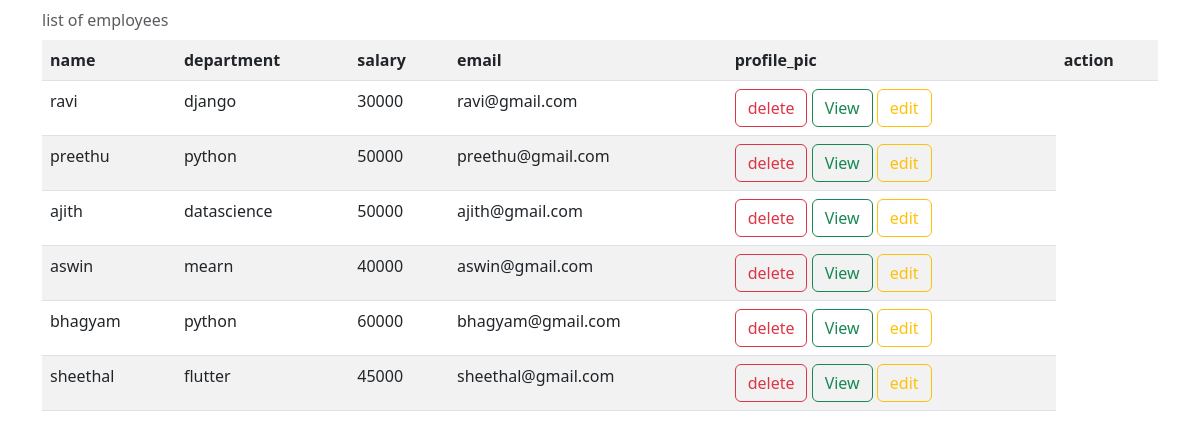
The page /employees/all on the database its author committed.
### crm/models.py (models this page shows, shortened)
class Employee(models.Model):
    name=models.CharField(max_length=200)
    department=models.CharField(max_length=120)
    options=(
        ('male','male'),
        ('female','female')
    )
    gender=models.CharField(max_length=200,choices=options,default='female')
    salary=models.PositiveIntegerField()
    email=models.EmailField()
    profile_pic=models.ImageField(upload_to='images',null=True,blank=True)
    address=models.CharField(max_length=200)

### crm/views.py (the view)
# urls.py: path('employees/all',crm_views.EmployeeList.as_view(),name='emp-list'),
class EmployeeList(View):
    def get(self,request,*args,**kwargs):
        qs=Employee.objects.all()
        return render(request,'emp-list.html',{'employees':qs})

### crm/templates/emp-list.html (shortened to what this page needs)
<!DOCTYPE html>
<html lang="en">
<head>
    <link href="https://cdn.jsdelivr.net/npm/bootstrap@5.3.0-alpha1/dist/css/bootstrap.min.css" rel="stylesheet">
</head>
<body>
    <div class="container">
        <table class="table table-striped">
            <caption class="caption-top">list of employees</caption>
            <tr>
                <th>name</th>
                <th>department</th>
                <th>salary</th>
                <th>email</th>
                <th>profile_pic</th>
                <th>action</th>
            </tr>
            {%for emp in employees%}
            <tr>
                <td>{{emp.name}}</td>
                <td>{{emp.department}}</td>
                <td>{{emp.salary}}</td>
                <td>{{emp.email}}</td>
                <td>
                    <a href="{%url 'emp-delete' emp.id%}" class="btn btn-outline-danger">delete</a>
                    <a href="{%url 'emp-detail' emp.id%}" class="btn btn-outline-success">View</a>
                    <a href="{%url 'emp-edit' emp.id%}" class='btn btn-outline-warning'>edit</a>
                </td>
            </tr>
            {%endfor%}
        </table>
    </div>
</body>
</html>

### rows shown on the page
Employee: name "ravi", department "django", salary "30000", email "ravi@gmail.com"
Employee: name "preethu", department "python", salary "50000", email "preethu@gmail.com"
Employee: name "ajith", department "datascience", salary "50000", email "ajith@gmail.com"
Employee: name "aswin", department "mearn", salary "40000", email "aswin@gmail.com"
Employee: name "bhagyam", department "python", salary "60000", email "bhagyam@gmail.com"
Employee: name "sheethal", department "flutter", salary "45000", email "sheethal@gmail.com"
